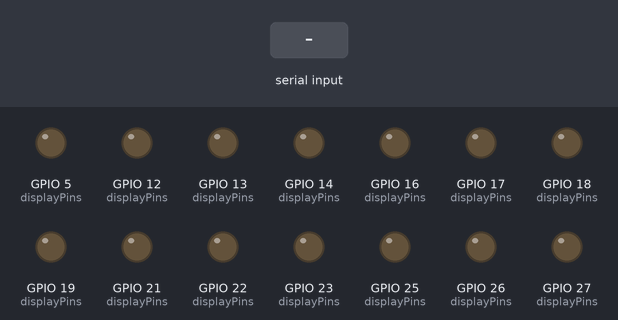
Simulated run of this sketch. Board: ESP32. On the bench: output pins drawn as LEDs (lit = HIGH). Dashed ring = blinking. The test bench sets the inputs (shaded band).

Above: at 1.2 s.
1.3 s: "30,150\n" received over the second serial link
At 2.2 s:
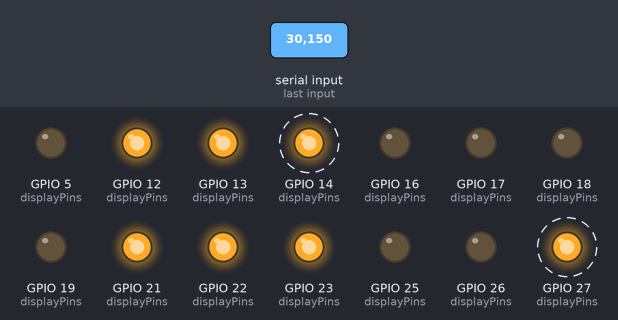
4.3 s: "90,45\n" received over the second serial link
At 5.0 s:
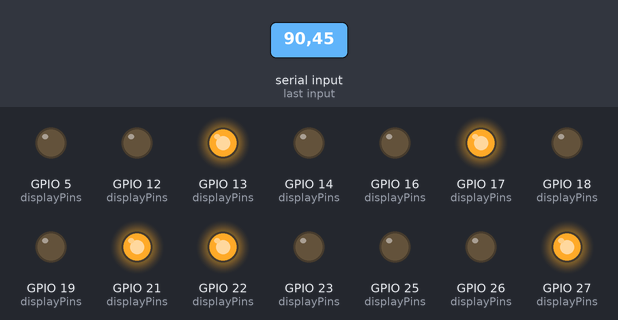
5.8 s: "5\n" received over the second serial link
At 6.1 s:
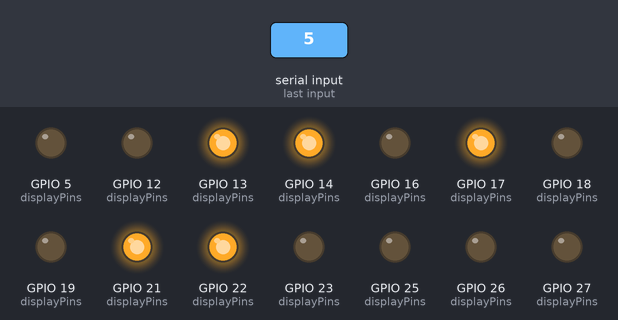
7.3 s: "90\n" received over the second serial link
At 8.4 s:
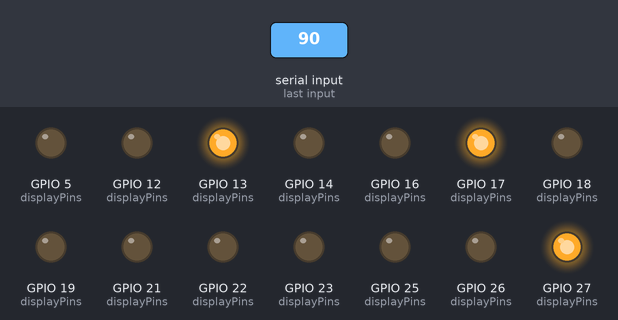
8.8 s: "200\n" received over the second serial link
At 9.6 s:
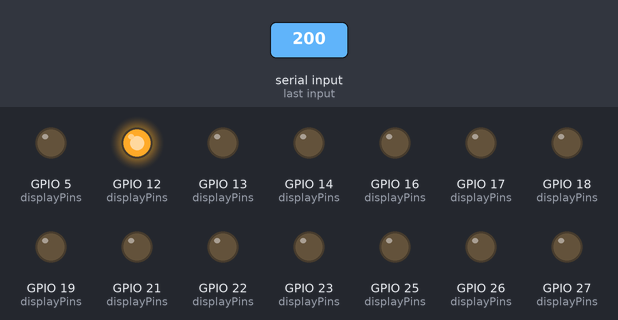
10.3 s: "5\n" received over the second serial link
At 10.7 s:
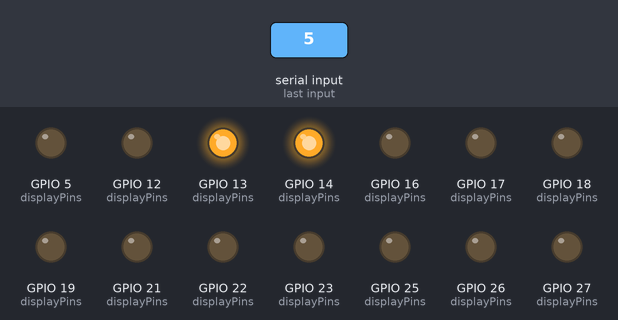
Timing chart, 0 to 12.8 s (numbered marks = the images above; inputs shaded):
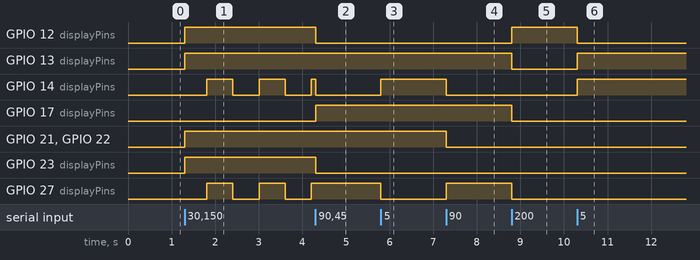

Measured:
- after the input at 1.3 s, GPIO 12 (displayPins), GPIO 13 (displayPins), GPIO 21 (displayPins), GPIO 22 (displayPins), GPIO 23 (displayPins): LOW → HIGH at once; GPIO 14 (displayPins), GPIO 27 (displayPins): alternates HIGH for 0.60 s and LOW for 0.60 s, starting after 0.50 s
- after the input at 4.3 s, GPIO 12 (displayPins), GPIO 23 (displayPins): HIGH → LOW at once; GPIO 17 (displayPins): LOW → HIGH at once; GPIO 27 (displayPins): stays HIGH (without the input it goes to LOW after 0.51 s)
- after the input at 5.8 s, GPIO 14 (displayPins): LOW → HIGH at once; GPIO 27 (displayPins): HIGH → LOW at once
- after the input at 7.3 s, GPIO 14 (displayPins), GPIO 21 (displayPins), GPIO 22 (displayPins): HIGH → LOW at once; GPIO 27 (displayPins): LOW → HIGH at once
- after the input at 8.8 s, GPIO 12 (displayPins): LOW → HIGH at once; GPIO 13 (displayPins), GPIO 17 (displayPins), GPIO 27 (displayPins): HIGH → LOW at once
- after the input at 10.3 s, GPIO 12 (displayPins): HIGH → LOW at once; GPIO 13 (displayPins), GPIO 14 (displayPins): LOW → HIGH at once

The sketch:

subsystem_optimized.ino
```cpp
#define RXD2 15
#define TXD2 4

int D1_A = 13;
int D1_B = 12;
int D1_C = 14;
int D1_D = 27;

int D2_A = 26;
int D2_B = 25;
int D2_C = 33;
int D2_D = 32;

int D3_A = 18;
int D3_B = 19;
int D3_C = 21;
int D3_D = 22;

int D4_A = 23;
int D4_B = 5;
int D4_C = 17;
int D4_D = 16;

int digits[4] = {0, 0, 0, 0};

bool settingMode = false;
int cursorPos = 0;

bool blinkState = true;
unsigned long blinkTimer = 0;
const int blinkInterval = 600;

char buffer[12];
int bufferIndex = 0;

// Array of pin configurations for cleaner code
struct DisplayPins {
  int A, B, C, D;
};

DisplayPins displayPins[4] = {
  {D1_A, D1_B, D1_C, D1_D},
  {D2_A, D2_B, D2_C, D2_D},
  {D3_A, D3_B, D3_C, D3_D},
  {D4_A, D4_B, D4_C, D4_D}
};

void setup() {
  Serial.begin(115200);
  Serial2.begin(115200, SERIAL_8N1, RXD2, TXD2);

  // Initialize all pins in a loop for cleaner code
  for (int i = 0; i < 4; i++) {
    pinMode(displayPins[i].A, OUTPUT);
    pinMode(displayPins[i].B, OUTPUT);
    pinMode(displayPins[i].C, OUTPUT);
    pinMode(displayPins[i].D, OUTPUT);
  }
}

void loop() {
  readSerial();
  updateBlink();
  updateDisplay();
}

void updateBlink() {
  if (millis() - blinkTimer > blinkInterval) {
    blinkTimer = millis();
    blinkState = !blinkState;
  }
}

void readSerial() {
  while (Serial2.available()) {
    char c = Serial2.read();

    if (c == '\n') {
      buffer[bufferIndex] = 0;

      // Parse incoming data
      digits[0] = buffer[0] - '0';
      digits[1] = buffer[1] - '0';
      digits[2] = buffer[2] - '0';
      digits[3] = buffer[3] - '0';

      settingMode = buffer[4] - '0';
      cursorPos = buffer[5] - '0';

      bufferIndex = 0;
    } else {
      buffer[bufferIndex++] = c;
    }
  }
}

void setBCD(int val, int A, int B, int C, int D) {
  digitalWrite(A, val & 1);
  digitalWrite(B, (val >> 1) & 1);
  digitalWrite(C, (val >> 2) & 1);
  digitalWrite(D, (val >> 3) & 1);
}

void blankSegments(int A, int B, int C, int D) {
  // Turn off all segments by setting all pins to HIGH (for common cathode decoder)
  digitalWrite(A, HIGH);
  digitalWrite(B, HIGH);
  digitalWrite(C, HIGH);
  digitalWrite(D, HIGH);
}

void showDigit(int index, int value, int A, int B, int C, int D) {
  // Blink OFF: blank all segments regardless of digit value
  if (settingMode && index == cursorPos && !blinkState)
    blankSegments(A, B, C, D);
  else
    setBCD(value, A, B, C, D);
}

void updateDisplay() {
  // Update all 4 displays using the pin array
  for (int i = 0; i < 4; i++) {
    showDigit(i, digits[i], displayPins[i].A, displayPins[i].B, displayPins[i].C, displayPins[i].D);
  }
}
```
